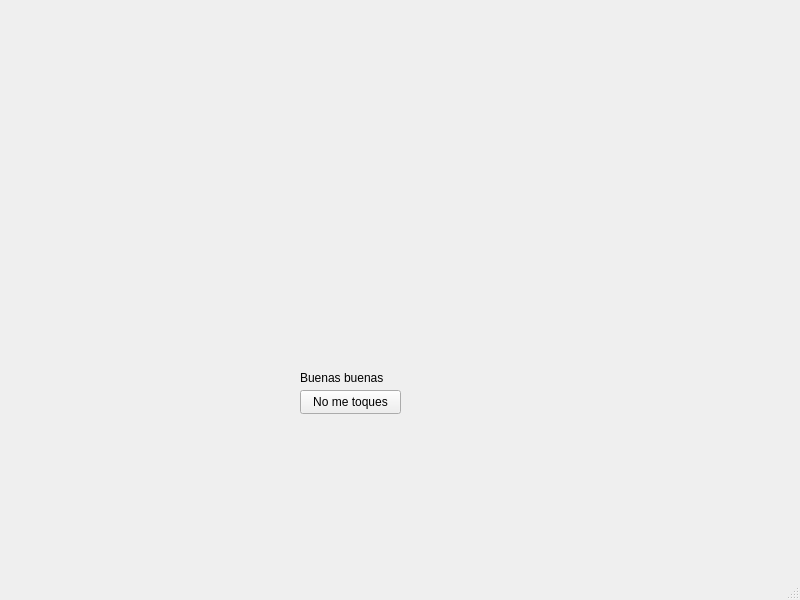
<?xml version="1.0" encoding="UTF-8"?>
<ui version="4.0">
 <class>MainWindow</class>
 <widget class="QMainWindow" name="MainWindow">
  <property name="geometry">
   <rect>
    <x>0</x>
    <y>0</y>
    <width>800</width>
    <height>600</height>
   </rect>
  </property>
  <property name="windowTitle">
   <string>MainWindow</string>
  </property>
  <widget class="QWidget" name="centralwidget">
   <widget class="QLabel" name="label">
    <property name="geometry">
     <rect>
      <x>300</x>
      <y>370</y>
      <width>91</width>
      <height>16</height>
     </rect>
    </property>
    <property name="text">
     <string>Buenas buenas</string>
    </property>
   </widget>
   <widget class="QPushButton" name="pushButton">
    <property name="geometry">
     <rect>
      <x>300</x>
      <y>390</y>
      <width>101</width>
      <height>24</height>
     </rect>
    </property>
    <property name="text">
     <string>No me toques</string>
    </property>
   </widget>
  </widget>
  <widget class="QMenuBar" name="menubar">
   <property name="geometry">
    <rect>
     <x>0</x>
     <y>0</y>
     <width>800</width>
     <height>33</height>
    </rect>
   </property>
  </widget>
  <widget class="QStatusBar" name="statusbar"/>
 </widget>
 <resources/>
 <connections/>
</ui>
